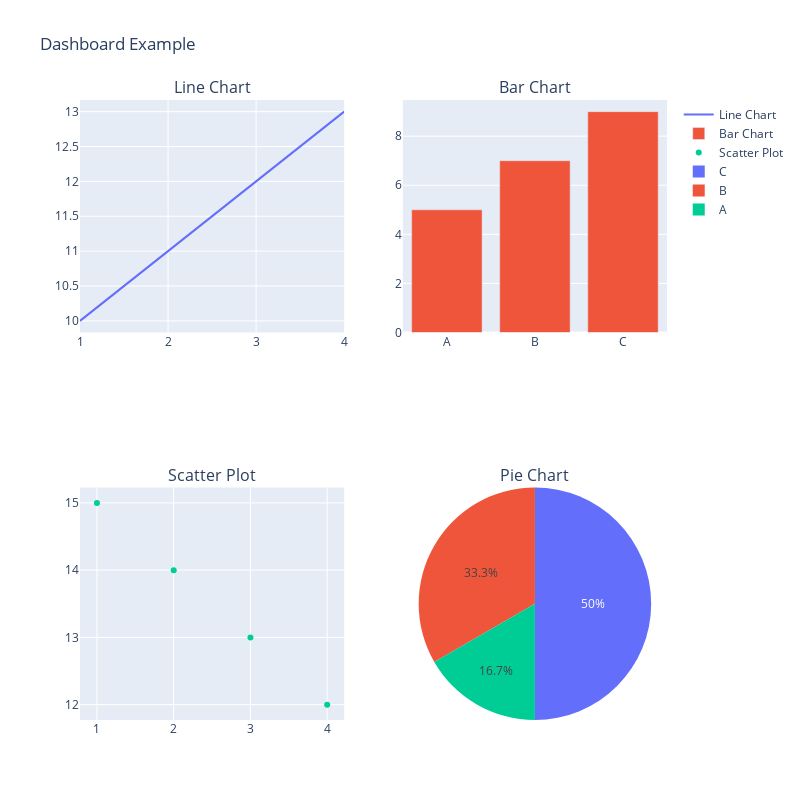

The notebook cell this image was saved under:
### Markdown cell above
### Dashboard with Subplots

### Code cell
# create subplots: 2 rows, 2 columns
# add specs=[[{}, {},], [{}, {'type': 'domain'}]] to specify that the last subplot should be a pie chart ('domain' type)

fig = make_subplots(rows=2, cols=2, subplot_titles=("Line Chart", "Bar Chart", "Scatter Plot", "Pie Chart"),
                    specs=[[{}, {},], [{}, {'type': 'domain'}]])

# add line chart to (1,1)
fig.add_trace(go.Scatter(x=[1, 2, 3, 4], y=[10, 11, 12, 13], mode='lines', name='Line Chart'), row=1, col=1)

# add bar chart to (1,2)
fig.add_trace(go.Bar(x=['A', 'B', 'C'], y=[5, 7, 9], name='Bar Chart'), row=1, col=2)

# add scatter plot to (2,1)
fig.add_trace(go.Scatter(x=[1, 2, 3, 4], y=[15, 14, 13, 12], mode='markers', name='Scatter Plot'), row=2, col=1)
# add pie chart to (2,2)
fig.add_trace(go.Pie(values=[10, 20, 30],labels=['A', 'B', 'C'], name='Pie Chart',hoverinfo="label+percent+name",), row=2,col=2)
# update layout
fig.update_layout(height=800, width=800, title_text="Dashboard Example")

fig.show()

### Figure 1 — Plotly figure (JSON) as saved in the notebook; plotly's stock layout.template omitted (floating-point values rounded to 4 significant figures)
{"data": [{"mode": "lines", "name": "Line Chart", "type": "scatter", "x": [1, 2, 3, 4], "xaxis": "x", "y": [10, 11, 12, 13], "yaxis": "y"}, {"name": "Bar Chart", "type": "bar", "x": ["A", "B", "C"], "xaxis": "x2", "y": [5, 7, 9], "yaxis": "y2"}, {"mode": "markers", "name": "Scatter Plot", "type": "scatter", "x": [1, 2, 3, 4], "xaxis": "x3", "y": [15, 14, 13, 12], "yaxis": "y3"}, {"domain": {"x": [0.55, 1], "y": [0, 0.375]}, "hoverinfo": "label+percent+name", "labels": ["A", "B", "C"], "name": "Pie Chart", "type": "pie", "values": [10, 20, 30]}], "layout": {"annotations": [{"font": {"size": 16}, "showarrow": false, "text": "Line Chart", "x": 0.225, "xanchor": "center", "xref": "paper", "y": 1, "yanchor": "bottom", "yref": "paper"}, {"font": {"size": 16}, "showarrow": false, "text": "Bar Chart", "x": 0.775, "xanchor": "center", "xref": "paper", "y": 1, "yanchor": "bottom", "yref": "paper"}, {"font": {"size": 16}, "showarrow": false, "text": "Scatter Plot", "x": 0.225, "xanchor": "center", "xref": "paper", "y": 0.375, "yanchor": "bottom", "yref": "paper"}, {"font": {"size": 16}, "showarrow": false, "text": "Pie Chart", "x": 0.775, "xanchor": "center", "xref": "paper", "y": 0.375, "yanchor": "bottom", "yref": "paper"}], "height": 800, "title": {"text": "Dashboard Example"}, "width": 800, "xaxis": {"anchor": "y", "domain": [0, 0.45]}, "xaxis2": {"anchor": "y2", "domain": [0.55, 1]}, "xaxis3": {"anchor": "y3", "domain": [0, 0.45]}, "yaxis": {"anchor": "x", "domain": [0.625, 1]}, "yaxis2": {"anchor": "x2", "domain": [0.625, 1]}, "yaxis3": {"anchor": "x3", "domain": [0, 0.375]}}}
